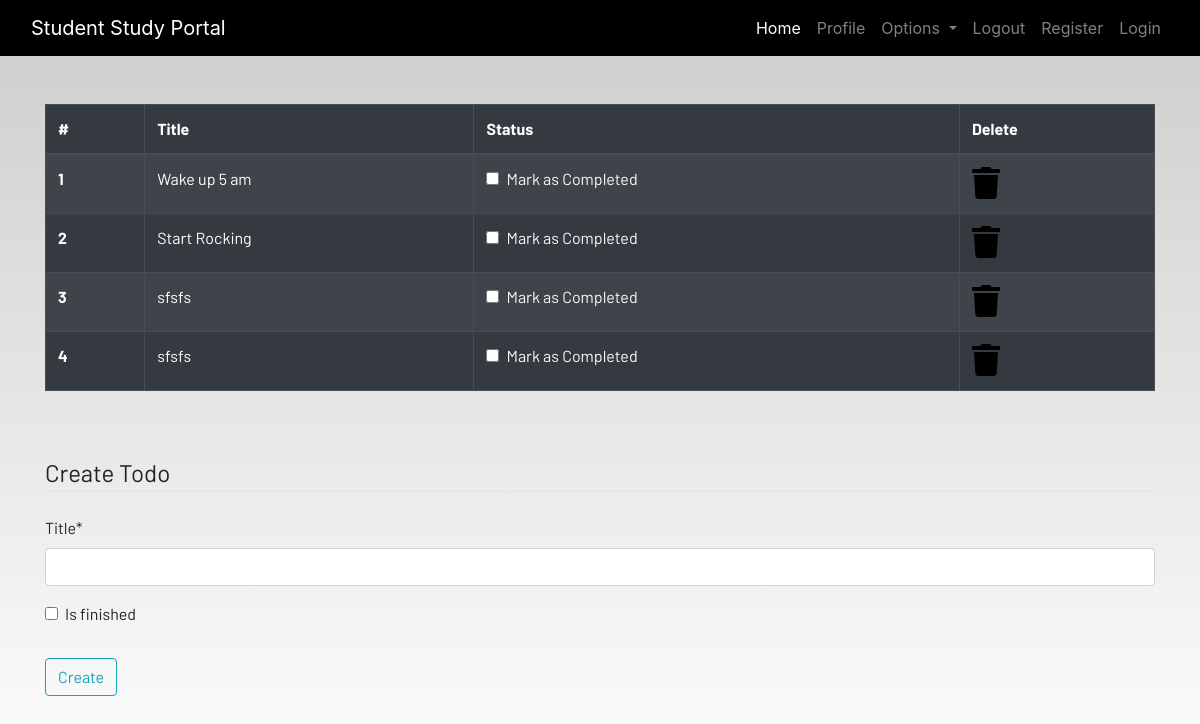
The app's page /todo (signed in) with its own data.
### dashboard/models.py (models this page shows, shortened)
class Todo(models.Model):
    user = models.ForeignKey(User, on_delete=models.CASCADE)
    title = models.CharField(max_length=100)
    is_finished = models.BooleanField(default=False)

### dashboard/views.py (the view)
# urls.py: path('todo',views.todo, name="todo"),
def todo(request):
    if request.method == 'POST':
        form = TodoForm(request.POST)
        if form.is_valid():
            try:
                finished=request.POST['is_finished']
                if finished=='on':
                    finished=True
                else:
                    finished=False
            except:
                finished=False
            todos = Todo(
                user = request.user,
                title = request.POST['title'],
                is_finished = finished
            )
            todos.save()
            messages.success(request,f"Todo Added from {request.user.username}!!")
    else:
        form = TodoForm()
    todo = Todo.objects.filter(user=request.user)
    if len(todo)==0:
        todos_done = True
    else:
        todos_done = False
    context={
        'form':form,
        'todos':todo,
        'todos_done':todos_done
    }
    return render(request,'dashboard/todo.html',context)

### dashboard/forms.py
class TodoForm(forms.ModelForm):
    class Meta:
        model = Todo
        fields = ['title','is_finished']

### dashboard/templates/dashboard/todo.html (shortened to what this page needs)
{% extends 'dashboard/base.html' %}
{% load static %}
{% block content %}
{% load crispy_forms_tags %}
<div class="container">
    {% if not todos_done %}
    <table class="table table-striped table-bordered table-hover table-dark">
        <thead>
            <tr>
                <th scope="col">#</th>
                <th scope="col">Title</th>
                <th scope="col">Status</th>
                <th scope="col">Delete</th>
            </tr>
        </thead>
        <tbody>
            {% for todo in todos %}
            <tr>
                <th scope="row">{{forloop.counter}}</th>
                <td>{{todo.title}}</td>
                <td>
                    <a href="{% url 'update-todo' todo.id %}">
                        <div class="form-check">
                            {% if todo.is_finished == True %}
                            <input class="form-check-input" type="checkbox" value="" checked >
                            {% else %}
                            <input class="form-check-input" type="checkbox" value="">
                            {% endif %}
                            <label class="form-check-label text-light" for="flexCheckDefault">
                                Mark as Completed
                            </label>
                        </div>
                    </a>
                </td>
                <td><a href="{% url 'delete-todo' todo.id %}"><i class="fa fa-trash fa-2x"></i></a></td>
            </tr>
        {% endfor %}
        </tbody>
    </table>
    {% else %}
    <h4>All tasks have been done!! create to add more</h4>
    {% endif %}
</div><br><br>
<div class="container">
    <form method="POST">
        <fieldset class="form-group">
            <legend class="border-bottom mb-4">Create Todo</legend>
            {{form|crispy}}
        </fieldset>
        <div class="form-group">
            <button href="" class="btn btn-outline-info" type="submit">
                Create
            </button>
        </div>
    </form>
</div>
{% endblock content %}

### static/css/main.css (style rules this page uses)
html { scroll-behavior: smooth; height: 100%; width: 100%; }
a { text-decoration: none !important; color: black; }
html, body { max-width: 100%; overflow-x: hidden; height: 100%; width: 100%; }
body { background: linear-gradient(rgba(0, 0, 0, 0.2), rgba(255, 255, 255, 0.5)); overflow-x: hidden; background-repeat: no-repeat; }
.fa { color: black; }

### records on screen
Todo: title "Wake up 5 am"
Todo: title "Start Rocking"
Todo: title "sfsfs"
Todo: title "sfsfs"
